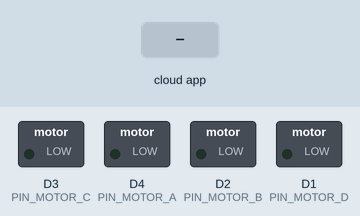
The sketch below on a simulated ESP8266 (NodeMCU). Shown: switched loads named in the sketch (green lamp = pin HIGH). The inputs (shaded band) are chosen by the test bench. WiFi joins after 1.5 s; servers stay silent unless stated; what the sketch prints to the serial monitor is not drawn.

Above: at 0.1 s.
At 2.7 s:
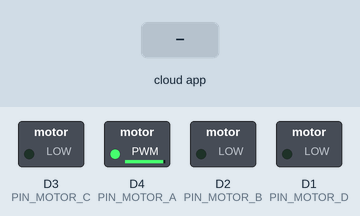
2.8 s: the phone or cloud app sets 5dc1564130xxxxxxxxxxxxxx to 0
4.3 s: the phone or cloud app sets 5dc1564130xxxxxxxxxxxxxx to 1
Timing chart, 0 to 7.3 s (numbered marks = the images above; inputs shaded):
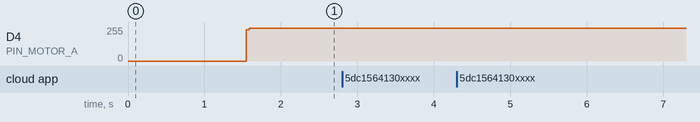

Measured:
- after the input at 2.8 s, every drawn part: stays the same
- after the input at 4.3 s, every drawn part: stays the same

The sketch:

AWB_firmware.ino
```cpp
/*
  **Automated Window Blinds**

  Smart window blind controlled by Alexa
  Uses ESP8266 Controller (ESP-12F NodeMcu D1), Stepper motor 28BYJ-48
  IOT Library (Sinric Pro): Control device via cloud
  Over The Air Update (ArduinoOTA): Update controller firmware over local Wi-Fi
*/

// Uncomment the following line to enable serial debug output
//#define ENABLE_DEBUG

#ifdef ENABLE_DEBUG
  #define DEBUG_ESP_PORT Serial
  #define NODEBUG_WEBSOCKETS
  #define NDEBUG
#endif

#include <Arduino.h>
#if defined(ESP8266)
  #include <ESP8266WiFi.h>
#elif defined(ESP32) || defined(ARDUINO_ARCH_RP2040)
  #include <WiFi.h>
#endif

#include <ESP8266mDNS.h>
#include <WiFiUdp.h>
#include <ArduinoOTA.h>

#include "SinricPro.h"
#include "SinricProBlinds.h"

// update with your credentials.h
#include "credentials.h" // WIFI_SSID, WIFI_PASS, APP_KEY, APP_SECRET, BLINDS_ID

// uncomment to enable RIGHT
// #define LEFT_BLIND

#ifdef LEFT_BLIND
  #define PIN_MOTOR_A D1
  #define PIN_MOTOR_B D3
  #define PIN_MOTOR_C D2
  #define PIN_MOTOR_D D4
#else  // RIGHT_BLIND
  #define PIN_MOTOR_A D4
  #define PIN_MOTOR_B D2
  #define PIN_MOTOR_C D3
  #define PIN_MOTOR_D D1
#endif


#define BAUD_RATE         9600                // Change baudrate to your need

#include <Stepper.h>


const int stepsPerRevolution = 2038;  // change this to fit the number of steps per revolution

// initialize the stepper library on pins 8 through 11:
Stepper myStepper(stepsPerRevolution, PIN_MOTOR_A, PIN_MOTOR_B, PIN_MOTOR_C, PIN_MOTOR_D);

// toggle to high impedance (INPUT mode) to stop current draw
//  Did not work. Actually increased back EMF
void toggleMotor(bool on)
{
  int mode = on ? OUTPUT : INPUT;
  pinMode(PIN_MOTOR_A, mode);
  pinMode(PIN_MOTOR_B, mode);
  pinMode(PIN_MOTOR_C, mode);
  pinMode(PIN_MOTOR_D, mode);
}

int blindsPosition = 0,
    blindsTarget   = 0;
bool powerState = false;
const int stepsPerResolution = 80;  // change this to fit the number of steps per revolution

bool onPowerState(const String &deviceId, bool &state) {
  Serial.printf("\tDevice %s power turned %s \r\n", deviceId.c_str(), state?"on":"off");
  powerState = state;

  return true; // request handled properly
}

bool onRangeValue(const String &deviceId, int &position) {
  Serial.printf("\tDevice %s set position to %d\r\n", deviceId.c_str(), position);
  blindsTarget = position;

  toggleMotor(true);

  return true; // request handled properly
}

bool onAdjustRangeValue(const String &deviceId, int &positionDelta) {
  blindsTarget += positionDelta;
  Serial.printf("Device %s position changed about %i to %d\r\n", deviceId.c_str(), positionDelta, blindsTarget);
  positionDelta = blindsTarget; // calculate and return absolute position
  toggleMotor(true);
  return true; // request handled properly
}


// setup function for WiFi connection
void setupWiFi() {
  Serial.printf("\r\n[Wifi]: Connecting");
  WiFi.begin(WIFI_SSID, WIFI_PASS);

  while (WiFi.status() != WL_CONNECTED) {
    Serial.printf(".");
    delay(250);
  }

  ArduinoOTA.onStart([]() {
    String type;
    if (ArduinoOTA.getCommand() == U_FLASH) {
      type = "sketch";
    } else {  // U_FS
      type = "filesystem";
    }

    // NOTE: if updating FS this would be the place to unmount FS using FS.end()
    Serial.println("Start updating " + type);
  });
  ArduinoOTA.onEnd([]() {
    Serial.println("\nEnd");
  });
  ArduinoOTA.onProgress([](unsigned int progress, unsigned int total) {
    Serial.printf("Progress: %u%%\r", (progress / (total / 100)));
  });
  ArduinoOTA.onError([](ota_error_t error) {
    Serial.printf("Error[%u]: ", error);
    if (error == OTA_AUTH_ERROR) {
      Serial.println("Auth Failed");
    } else if (error == OTA_BEGIN_ERROR) {
      Serial.println("Begin Failed");
    } else if (error == OTA_CONNECT_ERROR) {
      Serial.println("Connect Failed");
    } else if (error == OTA_RECEIVE_ERROR) {
      Serial.println("Receive Failed");
    } else if (error == OTA_END_ERROR) {
      Serial.println("End Failed");
    }
  });

  ArduinoOTA.begin();

  IPAddress localIP = WiFi.localIP();
  Serial.printf("connected!\r\n[WiFi]: IP-Address is %d.%d.%d.%d\r\n", localIP[0], localIP[1], localIP[2], localIP[3]);
}

void setupSinricPro() {
  // get a new Blinds device from SinricPro
  SinricProBlinds &myBlinds = SinricPro[BLINDS_ID];
  myBlinds.onPowerState(onPowerState);
  myBlinds.onRangeValue(onRangeValue);
  myBlinds.onAdjustRangeValue(onAdjustRangeValue);

  // setup SinricPro
  SinricPro.onConnected([](){ Serial.printf("Connected to SinricPro\r\n"); });
  SinricPro.onDisconnected([](){ Serial.printf("Disconnected from SinricPro\r\n"); });
  SinricPro.begin(APP_KEY, APP_SECRET);
}

void setupMotor() {
  toggleMotor(true);

  // set the speed at 60 rpm:
  myStepper.setSpeed(5);
  // ok: 15 rpm
}

void motorOff() {
  digitalWrite(PIN_MOTOR_A, LOW);
  digitalWrite(PIN_MOTOR_B, LOW);
  digitalWrite(PIN_MOTOR_C, LOW);
  digitalWrite(PIN_MOTOR_D, LOW);

  // toggleMotor(false);
}

// main setup function
void setup() {
  Serial.begin(BAUD_RATE); Serial.printf("\r\n\r\n");
  setupWiFi();
  setupSinricPro();
  setupMotor();
}

void loop() {
  ArduinoOTA.handle();
  SinricPro.handle();

  if (blindsTarget != blindsPosition) {
    int dir = blindsTarget > blindsPosition ? 1 : -1;
    myStepper.step(stepsPerResolution * dir);
    blindsPosition += dir;
  }
  else {
    motorOff();

    // heartbeat
    digitalWrite(LED_BUILTIN, (millis() % 1000) <= 1000);
  }
}
```

credentials.h
```cpp
#define WIFI_SSID "my_wifi_ssid"
#define WIFI_PASS "my_wifi_pass"
#define APP_KEY "60d1fe82-xxxx-xxxx-xxxx-xxxxxxxxxxxx"
#define APP_SECRET "b6986200-xxxx-xxxx-xxxx-xxxxxxxxxxxx-xxxxxxxx-xxxx-xxxx-xxxx-xxxxxxxxxx"
#define BLINDS_ID "5dc1564130xxxxxxxxxxxxxx"
```
